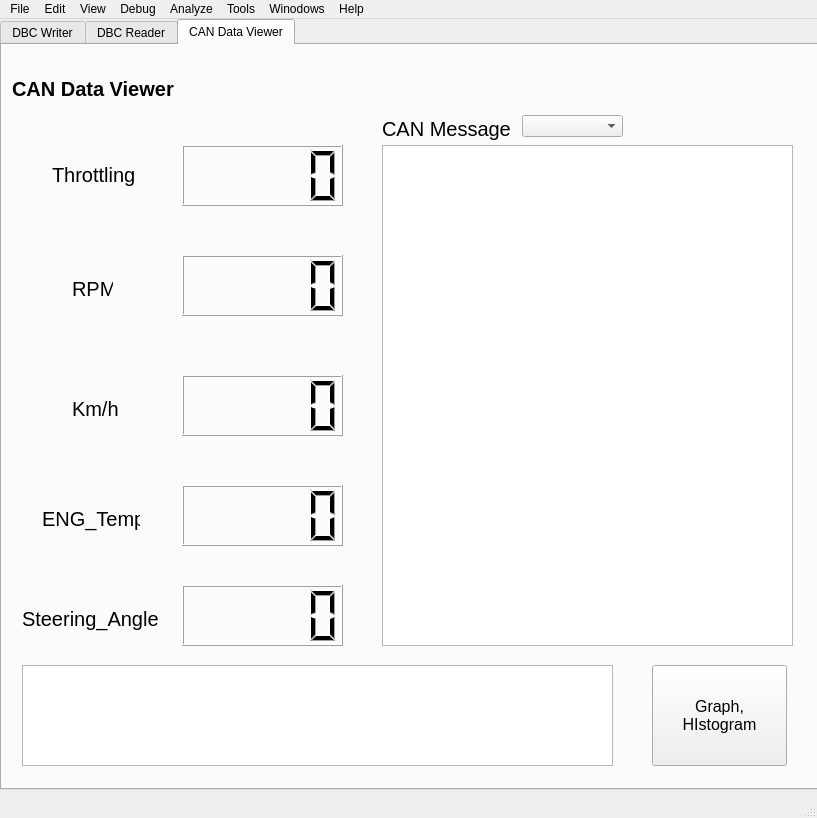
<?xml version="1.0" encoding="UTF-8"?>
<ui version="4.0">
 <class>MainWindow</class>
 <widget class="QMainWindow" name="MainWindow">
  <property name="geometry">
   <rect>
    <x>0</x>
    <y>0</y>
    <width>817</width>
    <height>818</height>
   </rect>
  </property>
  <property name="windowTitle">
   <string>MainWindow</string>
  </property>
  <widget class="QWidget" name="centralwidget">
   <widget class="QTabWidget" name="TAB">
    <property name="geometry">
     <rect>
      <x>0</x>
      <y>0</y>
      <width>821</width>
      <height>771</height>
     </rect>
    </property>
    <property name="currentIndex">
     <number>2</number>
    </property>
    <widget class="QWidget" name="DBC_Writer">
     <attribute name="title">
      <string>DBC Writer</string>
     </attribute>
     <widget class="QLineEdit" name="sg_endian">
      <property name="geometry">
       <rect>
        <x>50</x>
        <y>270</y>
        <width>131</width>
        <height>22</height>
       </rect>
      </property>
     </widget>
     <widget class="QLineEdit" name="sg_type">
      <property name="geometry">
       <rect>
        <x>190</x>
        <y>270</y>
        <width>131</width>
        <height>22</height>
       </rect>
      </property>
     </widget>
     <widget class="QLabel" name="label_15">
      <property name="geometry">
       <rect>
        <x>190</x>
        <y>250</y>
        <width>48</width>
        <height>21</height>
       </rect>
      </property>
      <property name="font">
       <font>
        <pointsize>12</pointsize>
       </font>
      </property>
      <property name="text">
       <string>Type</string>
      </property>
     </widget>
     <widget class="QLabel" name="label_3">
      <property name="geometry">
       <rect>
        <x>50</x>
        <y>250</y>
        <width>48</width>
        <height>16</height>
       </rect>
      </property>
      <property name="font">
       <font>
        <pointsize>12</pointsize>
       </font>
      </property>
      <property name="text">
       <string>Endian</string>
      </property>
     </widget>
     <widget class="QTextBrowser" name="DBC_temp">
      <property name="geometry">
       <rect>
        <x>50</x>
        <y>370</y>
        <width>521</width>
        <height>291</height>
       </rect>
      </property>
     </widget>
     <widget class="QPushButton" name="Signal">
      <property name="geometry">
       <rect>
        <x>600</x>
        <y>420</y>
        <width>161</width>
        <height>24</height>
       </rect>
      </property>
      <property name="text">
       <string>Signal syntax 적용</string>
      </property>
     </widget>
     <widget class="QPushButton" name="Save">
      <property name="geometry">
       <rect>
        <x>600</x>
        <y>500</y>
        <width>161</width>
        <height>24</height>
       </rect>
      </property>
      <property name="text">
       <string>Save As...</string>
      </property>
     </widget>
     <widget class="QLabel" name="label_14">
      <property name="geometry">
       <rect>
        <x>230</x>
        <y>-120</y>
        <width>181</width>
        <height>31</height>
       </rect>
      </property>
      <property name="font">
       <font>
        <pointsize>16</pointsize>
        <bold>true</bold>
       </font>
      </property>
      <property name="text">
       <string>DBC File Creator</string>
      </property>
     </widget>
     <widget class="QPushButton" name="Message">
      <property name="geometry">
       <rect>
        <x>600</x>
        <y>380</y>
        <width>161</width>
        <height>24</height>
       </rect>
      </property>
      <property name="text">
       <string>Message syntax 적용</string>
      </property>
     </widget>
     <widget class="QLabel" name="label_28">
      <property name="geometry">
       <rect>
        <x>470</x>
        <y>130</y>
        <width>211</width>
        <height>31</height>
       </rect>
      </property>
      <property name="text">
       <string/>
      </property>
     </widget>
     <widget class="QLabel" name="label_29">
      <property name="geometry">
       <rect>
        <x>20</x>
        <y>320</y>
        <width>128</width>
        <height>28</height>
       </rect>
      </property>
      <property name="font">
       <font>
        <pointsize>16</pointsize>
        <bold>true</bold>
       </font>
      </property>
      <property name="text">
       <string>DBC Preview</string>
      </property>
     </widget>
     <widget class="QLabel" name="label">
      <property name="geometry">
       <rect>
        <x>10</x>
        <y>40</y>
        <width>150</width>
        <height>28</height>
       </rect>
      </property>
      <property name="font">
       <font>
        <pointsize>16</pointsize>
        <bold>true</bold>
       </font>
      </property>
      <property name="text">
       <string>CAN Messages</string>
      </property>
     </widget>
     <widget class="QLineEdit" name="CAN_id">
      <property name="geometry">
       <rect>
        <x>50</x>
        <y>100</y>
        <width>171</width>
        <height>22</height>
       </rect>
      </property>
     </widget>
     <widget class="QLabel" name="can">
      <property name="geometry">
       <rect>
        <x>50</x>
        <y>80</y>
        <width>54</width>
        <height>21</height>
       </rect>
      </property>
      <property name="font">
       <font>
        <pointsize>12</pointsize>
       </font>
      </property>
      <property name="text">
       <string>CAN ID</string>
      </property>
     </widget>
     <widget class="QLineEdit" name="Comment_MSG">
      <property name="geometry">
       <rect>
        <x>510</x>
        <y>100</y>
        <width>251</width>
        <height>22</height>
       </rect>
      </property>
     </widget>
     <widget class="QLabel" name="label_30">
      <property name="geometry">
       <rect>
        <x>510</x>
        <y>80</y>
        <width>72</width>
        <height>21</height>
       </rect>
      </property>
      <property name="font">
       <font>
        <pointsize>12</pointsize>
       </font>
      </property>
      <property name="text">
       <string>Comment</string>
      </property>
     </widget>
     <widget class="QLabel" name="label_31">
      <property name="geometry">
       <rect>
        <x>330</x>
        <y>250</y>
        <width>72</width>
        <height>21</height>
       </rect>
      </property>
      <property name="font">
       <font>
        <pointsize>12</pointsize>
       </font>
      </property>
      <property name="text">
       <string>Comment</string>
      </property>
     </widget>
     <widget class="QLineEdit" name="Comment_SG">
      <property name="geometry">
       <rect>
        <x>330</x>
        <y>270</y>
        <width>431</width>
        <height>22</height>
       </rect>
      </property>
     </widget>
     <widget class="QPushButton" name="Delete_Line">
      <property name="geometry">
       <rect>
        <x>600</x>
        <y>460</y>
        <width>161</width>
        <height>24</height>
       </rect>
      </property>
      <property name="text">
       <string>Delete Line</string>
      </property>
     </widget>
     <widget class="QPushButton" name="Open_File_With">
      <property name="geometry">
       <rect>
        <x>50</x>
        <y>670</y>
        <width>121</width>
        <height>24</height>
       </rect>
      </property>
      <property name="text">
       <string>Open File With</string>
      </property>
     </widget>
     <widget class="QLineEdit" name="File_Path">
      <property name="geometry">
       <rect>
        <x>180</x>
        <y>670</y>
        <width>391</width>
        <height>22</height>
       </rect>
      </property>
     </widget>
     <widget class="QLabel" name="label_12">
      <property name="geometry">
       <rect>
        <x>540</x>
        <y>190</y>
        <width>30</width>
        <height>21</height>
       </rect>
      </property>
      <property name="font">
       <font>
        <pointsize>12</pointsize>
       </font>
      </property>
      <property name="text">
       <string>Max</string>
      </property>
     </widget>
     <widget class="QLineEdit" name="sg_len">
      <property name="geometry">
       <rect>
        <x>260</x>
        <y>210</y>
        <width>61</width>
        <height>22</height>
       </rect>
      </property>
     </widget>
     <widget class="QLabel" name="label_10">
      <property name="geometry">
       <rect>
        <x>400</x>
        <y>190</y>
        <width>44</width>
        <height>21</height>
       </rect>
      </property>
      <property name="font">
       <font>
        <pointsize>12</pointsize>
       </font>
      </property>
      <property name="text">
       <string>Offset</string>
      </property>
     </widget>
     <widget class="QLabel" name="label_9">
      <property name="geometry">
       <rect>
        <x>330</x>
        <y>190</y>
        <width>38</width>
        <height>21</height>
       </rect>
      </property>
      <property name="font">
       <font>
        <pointsize>12</pointsize>
       </font>
      </property>
      <property name="text">
       <string>Scale</string>
      </property>
     </widget>
     <widget class="QLabel" name="label_13">
      <property name="geometry">
       <rect>
        <x>620</x>
        <y>190</y>
        <width>30</width>
        <height>21</height>
       </rect>
      </property>
      <property name="font">
       <font>
        <pointsize>12</pointsize>
       </font>
      </property>
      <property name="text">
       <string>Unit</string>
      </property>
     </widget>
     <widget class="QLineEdit" name="sg_name">
      <property name="geometry">
       <rect>
        <x>50</x>
        <y>210</y>
        <width>133</width>
        <height>22</height>
       </rect>
      </property>
     </widget>
     <widget class="QLineEdit" name="sg_start">
      <property name="geometry">
       <rect>
        <x>190</x>
        <y>210</y>
        <width>61</width>
        <height>22</height>
       </rect>
      </property>
     </widget>
     <widget class="QLineEdit" name="sg_max">
      <property name="geometry">
       <rect>
        <x>540</x>
        <y>210</y>
        <width>61</width>
        <height>22</height>
       </rect>
      </property>
     </widget>
     <widget class="QLineEdit" name="sg_offset">
      <property name="geometry">
       <rect>
        <x>400</x>
        <y>210</y>
        <width>61</width>
        <height>22</height>
       </rect>
      </property>
     </widget>
     <widget class="QLabel" name="label_2">
      <property name="geometry">
       <rect>
        <x>10</x>
        <y>150</y>
        <width>123</width>
        <height>28</height>
       </rect>
      </property>
      <property name="font">
       <font>
        <pointsize>16</pointsize>
        <bold>true</bold>
       </font>
      </property>
      <property name="text">
       <string>CAN Signals</string>
      </property>
     </widget>
     <widget class="QLineEdit" name="msg_len">
      <property name="geometry">
       <rect>
        <x>370</x>
        <y>100</y>
        <width>133</width>
        <height>22</height>
       </rect>
      </property>
     </widget>
     <widget class="QLineEdit" name="sg_min">
      <property name="geometry">
       <rect>
        <x>470</x>
        <y>210</y>
        <width>61</width>
        <height>22</height>
       </rect>
      </property>
     </widget>
     <widget class="QLineEdit" name="msg_name">
      <property name="geometry">
       <rect>
        <x>230</x>
        <y>100</y>
        <width>133</width>
        <height>22</height>
       </rect>
      </property>
     </widget>
     <widget class="QLabel" name="label_6">
      <property name="geometry">
       <rect>
        <x>50</x>
        <y>190</y>
        <width>43</width>
        <height>21</height>
       </rect>
      </property>
      <property name="font">
       <font>
        <pointsize>12</pointsize>
       </font>
      </property>
      <property name="text">
       <string>Name</string>
      </property>
     </widget>
     <widget class="QLabel" name="label_7">
      <property name="geometry">
       <rect>
        <x>190</x>
        <y>190</y>
        <width>35</width>
        <height>21</height>
       </rect>
      </property>
      <property name="font">
       <font>
        <pointsize>12</pointsize>
       </font>
      </property>
      <property name="text">
       <string>Start</string>
      </property>
     </widget>
     <widget class="QLineEdit" name="sg_unit">
      <property name="geometry">
       <rect>
        <x>620</x>
        <y>210</y>
        <width>141</width>
        <height>22</height>
       </rect>
      </property>
     </widget>
     <widget class="QLabel" name="label_8">
      <property name="geometry">
       <rect>
        <x>260</x>
        <y>190</y>
        <width>51</width>
        <height>21</height>
       </rect>
      </property>
      <property name="font">
       <font>
        <pointsize>12</pointsize>
       </font>
      </property>
      <property name="text">
       <string>Length</string>
      </property>
     </widget>
     <widget class="QLabel" name="label_5">
      <property name="geometry">
       <rect>
        <x>370</x>
        <y>80</y>
        <width>51</width>
        <height>21</height>
       </rect>
      </property>
      <property name="font">
       <font>
        <pointsize>12</pointsize>
       </font>
      </property>
      <property name="text">
       <string>Length</string>
      </property>
     </widget>
     <widget class="QLineEdit" name="sg_factor">
      <property name="geometry">
       <rect>
        <x>330</x>
        <y>210</y>
        <width>61</width>
        <height>22</height>
       </rect>
      </property>
     </widget>
     <widget class="QLabel" name="label_11">
      <property name="geometry">
       <rect>
        <x>470</x>
        <y>190</y>
        <width>28</width>
        <height>21</height>
       </rect>
      </property>
      <property name="font">
       <font>
        <pointsize>12</pointsize>
       </font>
      </property>
      <property name="text">
       <string>Min</string>
      </property>
     </widget>
     <widget class="QLabel" name="label_4">
      <property name="geometry">
       <rect>
        <x>230</x>
        <y>80</y>
        <width>43</width>
        <height>21</height>
       </rect>
      </property>
      <property name="font">
       <font>
        <pointsize>12</pointsize>
       </font>
      </property>
      <property name="text">
       <string>Name</string>
      </property>
     </widget>
    </widget>
    <widget class="QWidget" name="DBC_Reader">
     <attribute name="title">
      <string>DBC Reader</string>
     </attribute>
     <widget class="QLineEdit" name="ReadFIle_Path">
      <property name="geometry">
       <rect>
        <x>160</x>
        <y>20</y>
        <width>621</width>
        <height>22</height>
       </rect>
      </property>
     </widget>
     <widget class="QPushButton" name="Open_ReadFiles">
      <property name="geometry">
       <rect>
        <x>30</x>
        <y>20</y>
        <width>111</width>
        <height>24</height>
       </rect>
      </property>
      <property name="text">
       <string>Open FIle With</string>
      </property>
     </widget>
     <widget class="QLabel" name="label_33">
      <property name="geometry">
       <rect>
        <x>10</x>
        <y>50</y>
        <width>142</width>
        <height>27</height>
       </rect>
      </property>
      <property name="font">
       <font>
        <pointsize>15</pointsize>
        <bold>true</bold>
       </font>
      </property>
      <property name="text">
       <string>CAN Messages</string>
      </property>
     </widget>
     <widget class="QLabel" name="label_34">
      <property name="geometry">
       <rect>
        <x>10</x>
        <y>290</y>
        <width>116</width>
        <height>27</height>
       </rect>
      </property>
      <property name="font">
       <font>
        <pointsize>15</pointsize>
        <bold>true</bold>
       </font>
      </property>
      <property name="text">
       <string>CAN Signals</string>
      </property>
     </widget>
     <widget class="QComboBox" name="select">
      <property name="geometry">
       <rect>
        <x>170</x>
        <y>290</y>
        <width>101</width>
        <height>22</height>
       </rect>
      </property>
     </widget>
     <widget class="QTableWidget" name="Can_Message_Table">
      <property name="geometry">
       <rect>
        <x>30</x>
        <y>80</y>
        <width>751</width>
        <height>192</height>
       </rect>
      </property>
     </widget>
     <widget class="QTableWidget" name="CAN_Signal_Table">
      <property name="geometry">
       <rect>
        <x>30</x>
        <y>320</y>
        <width>751</width>
        <height>211</height>
       </rect>
      </property>
     </widget>
     <widget class="QLabel" name="label_16">
      <property name="geometry">
       <rect>
        <x>10</x>
        <y>550</y>
        <width>131</width>
        <height>27</height>
       </rect>
      </property>
      <property name="font">
       <font>
        <pointsize>15</pointsize>
        <bold>true</bold>
       </font>
      </property>
      <property name="text">
       <string>DBC File View</string>
      </property>
     </widget>
     <widget class="QTextBrowser" name="DBC_Read_Temp">
      <property name="geometry">
       <rect>
        <x>30</x>
        <y>580</y>
        <width>751</width>
        <height>141</height>
       </rect>
      </property>
     </widget>
    </widget>
    <widget class="QWidget" name="tab">
     <attribute name="title">
      <string>CAN Data Viewer</string>
     </attribute>
     <widget class="QTableWidget" name="CAN_Data_Table">
      <property name="geometry">
       <rect>
        <x>20</x>
        <y>620</y>
        <width>591</width>
        <height>101</height>
       </rect>
      </property>
      <attribute name="horizontalHeaderDefaultSectionSize">
       <number>90</number>
      </attribute>
     </widget>
     <widget class="QLabel" name="label_17">
      <property name="geometry">
       <rect>
        <x>10</x>
        <y>30</y>
        <width>166</width>
        <height>27</height>
       </rect>
      </property>
      <property name="font">
       <font>
        <pointsize>15</pointsize>
        <bold>true</bold>
       </font>
      </property>
      <property name="text">
       <string>CAN Data Viewer</string>
      </property>
     </widget>
     <widget class="QComboBox" name="Select2">
      <property name="geometry">
       <rect>
        <x>520</x>
        <y>70</y>
        <width>101</width>
        <height>22</height>
       </rect>
      </property>
     </widget>
     <widget class="QTextBrowser" name="Data_Result">
      <property name="geometry">
       <rect>
        <x>380</x>
        <y>100</y>
        <width>411</width>
        <height>501</height>
       </rect>
      </property>
     </widget>
     <widget class="QLabel" name="label_18">
      <property name="geometry">
       <rect>
        <x>50</x>
        <y>116</y>
        <width>90</width>
        <height>27</height>
       </rect>
      </property>
      <property name="font">
       <font>
        <pointsize>15</pointsize>
       </font>
      </property>
      <property name="text">
       <string>Throttling</string>
      </property>
     </widget>
     <widget class="QLabel" name="label_19">
      <property name="geometry">
       <rect>
        <x>70</x>
        <y>230</y>
        <width>41</width>
        <height>27</height>
       </rect>
      </property>
      <property name="font">
       <font>
        <pointsize>15</pointsize>
       </font>
      </property>
      <property name="text">
       <string>RPM</string>
      </property>
     </widget>
     <widget class="QLabel" name="label_20">
      <property name="geometry">
       <rect>
        <x>70</x>
        <y>350</y>
        <width>50</width>
        <height>27</height>
       </rect>
      </property>
      <property name="font">
       <font>
        <pointsize>15</pointsize>
       </font>
      </property>
      <property name="text">
       <string>Km/h</string>
      </property>
     </widget>
     <widget class="QLabel" name="label_21">
      <property name="geometry">
       <rect>
        <x>40</x>
        <y>460</y>
        <width>98</width>
        <height>27</height>
       </rect>
      </property>
      <property name="font">
       <font>
        <pointsize>15</pointsize>
       </font>
      </property>
      <property name="text">
       <string>ENG_Temp</string>
      </property>
     </widget>
     <widget class="QLabel" name="label_22">
      <property name="geometry">
       <rect>
        <x>20</x>
        <y>560</y>
        <width>138</width>
        <height>27</height>
       </rect>
      </property>
      <property name="font">
       <font>
        <pointsize>15</pointsize>
       </font>
      </property>
      <property name="text">
       <string>Steering_Angle</string>
      </property>
     </widget>
     <widget class="QLabel" name="label_23">
      <property name="geometry">
       <rect>
        <x>380</x>
        <y>70</y>
        <width>128</width>
        <height>27</height>
       </rect>
      </property>
      <property name="font">
       <font>
        <pointsize>15</pointsize>
       </font>
      </property>
      <property name="text">
       <string>CAN Message</string>
      </property>
     </widget>
     <widget class="QLCDNumber" name="Throttling">
      <property name="geometry">
       <rect>
        <x>180</x>
        <y>100</y>
        <width>161</width>
        <height>61</height>
       </rect>
      </property>
     </widget>
     <widget class="QLCDNumber" name="Steering_Angle">
      <property name="geometry">
       <rect>
        <x>180</x>
        <y>540</y>
        <width>161</width>
        <height>61</height>
       </rect>
      </property>
     </widget>
     <widget class="QLCDNumber" name="ENG_Temp">
      <property name="geometry">
       <rect>
        <x>180</x>
        <y>440</y>
        <width>161</width>
        <height>61</height>
       </rect>
      </property>
     </widget>
     <widget class="QLCDNumber" name="Velocity">
      <property name="geometry">
       <rect>
        <x>180</x>
        <y>330</y>
        <width>161</width>
        <height>61</height>
       </rect>
      </property>
     </widget>
     <widget class="QLCDNumber" name="RPM">
      <property name="geometry">
       <rect>
        <x>180</x>
        <y>210</y>
        <width>161</width>
        <height>61</height>
       </rect>
      </property>
     </widget>
     <widget class="QPushButton" name="Graph">
      <property name="geometry">
       <rect>
        <x>650</x>
        <y>620</y>
        <width>135</width>
        <height>101</height>
       </rect>
      </property>
      <property name="font">
       <font>
        <pointsize>12</pointsize>
       </font>
      </property>
      <property name="text">
       <string>Graph,
HIstogram</string>
      </property>
     </widget>
    </widget>
   </widget>
  </widget>
  <widget class="QMenuBar" name="menubar">
   <property name="geometry">
    <rect>
     <x>0</x>
     <y>0</y>
     <width>817</width>
     <height>22</height>
    </rect>
   </property>
   <widget class="QMenu" name="menuFile">
    <property name="title">
     <string>File</string>
    </property>
   </widget>
   <widget class="QMenu" name="menuEdit">
    <property name="title">
     <string>Edit</string>
    </property>
   </widget>
   <widget class="QMenu" name="menuView">
    <property name="title">
     <string>View</string>
    </property>
   </widget>
   <widget class="QMenu" name="menuDebug">
    <property name="title">
     <string>Debug</string>
    </property>
   </widget>
   <widget class="QMenu" name="menuAnalyze">
    <property name="title">
     <string>Analyze</string>
    </property>
   </widget>
   <widget class="QMenu" name="menuTools">
    <property name="title">
     <string>Tools</string>
    </property>
   </widget>
   <widget class="QMenu" name="menuWinodows">
    <property name="title">
     <string>Winodows</string>
    </property>
   </widget>
   <widget class="QMenu" name="menuHelp">
    <property name="title">
     <string>Help</string>
    </property>
   </widget>
   <addaction name="menuFile"/>
   <addaction name="menuEdit"/>
   <addaction name="menuView"/>
   <addaction name="menuDebug"/>
   <addaction name="menuAnalyze"/>
   <addaction name="menuTools"/>
   <addaction name="menuWinodows"/>
   <addaction name="menuHelp"/>
  </widget>
  <widget class="QStatusBar" name="statusbar"/>
 </widget>
 <resources/>
 <connections/>
</ui>
